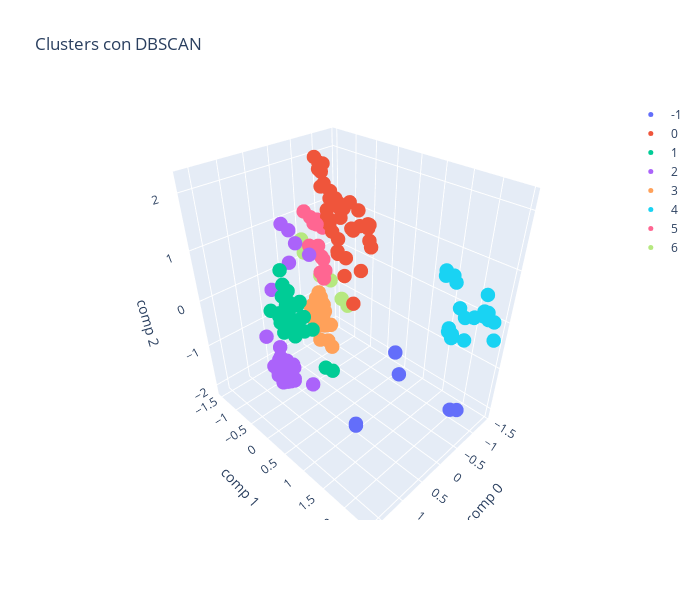

This figure's notebook cell:
### Code cell
plot_3d(data_reduced, dbscan.labels_, 'Clusters con DBSCAN')
